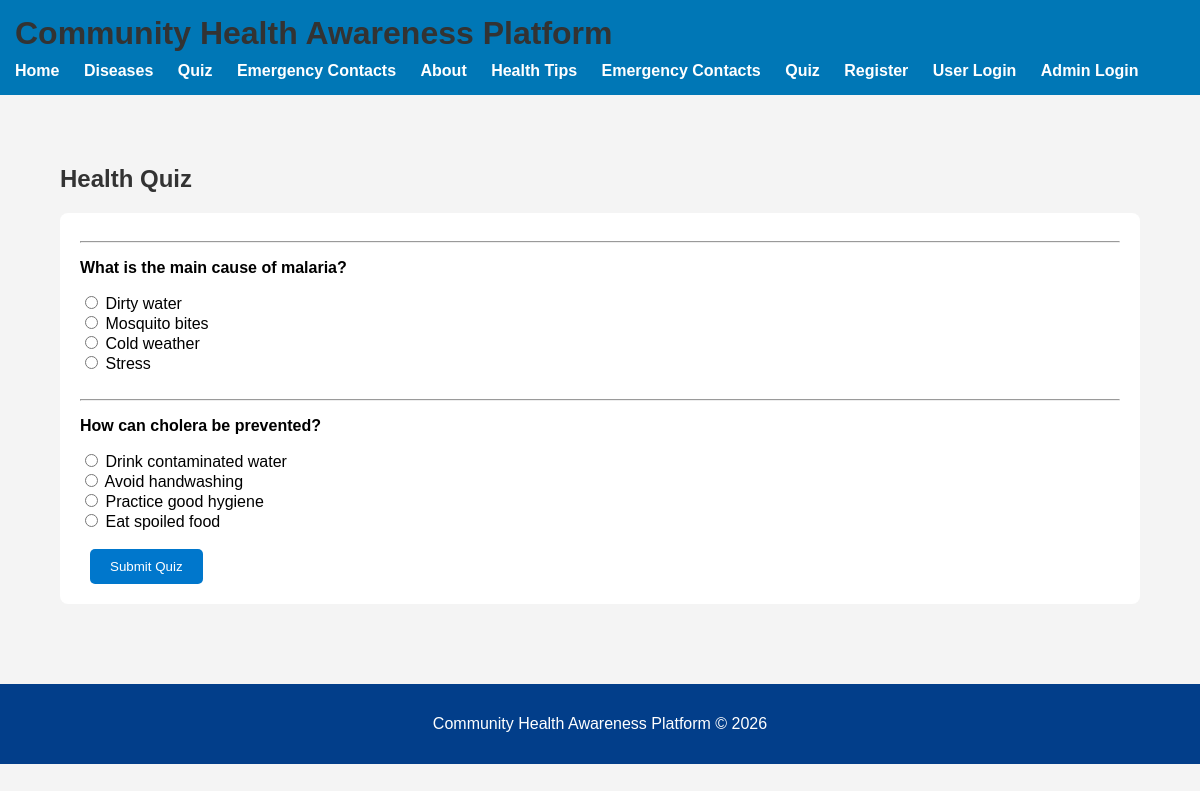
Screenshot of /quiz.php with the database file from the repository.
### tables this page shows
CREATE TABLE `quiz_questions` (
  `id` int(11) NOT NULL,
  `question` text NOT NULL,
  `option_a` varchar(255) NOT NULL,
  `option_b` varchar(255) NOT NULL,
  `option_c` varchar(255) NOT NULL,
  `correct_answer` char(1) NOT NULL,
  `option_d` varchar(255) NOT NULL
);

### quiz.php (the view, shortened to what this page needs)
<?php
include 'includes/header.php';
include 'includes/db.php';
$result = $conn->query("SELECT * FROM quiz_questions");
?>
<h2>Health Quiz</h2>
<form method="POST">
<?php while($row = $result->fetch_assoc()){ ?>
<hr>
<p>
    <strong><?php echo $row['question']; ?></strong>
</p>
<input type="radio"
       name="question_<?php echo $row['id']; ?>"
       value="A"> <?php echo $row['option_a']; ?>
<br>
<input type="radio"
       name="question_<?php echo $row['id']; ?>"
       value="B"> <?php echo $row['option_b']; ?>
<br>
<input type="radio"
       name="question_<?php echo $row['id']; ?>"
       value="C"> <?php echo $row['option_c']; ?>
<br>
<input type="radio"
       name="question_<?php echo $row['id']; ?>"
       value="D"> <?php echo $row['option_d']; ?>
<br><br>
<?php } ?>
<button type="submit" name="submit_quiz">
    Submit Quiz
</button>
</form>
<?php
include 'includes/footer.php';
?>

### css/style.css (style rules this page uses)
body { font-family: Arial, sans-serif; margin: 0; padding: 0; background-color: #f4f6f9; }
h1,h2,h3 { color: #333; }
form { background: white; padding: 20px; border-radius: 8px; margin-bottom: 20px; }
button { background-color: #0077cc; color: white; border: none; padding: 10px 20px; border-radius: 5px; cursor: pointer; }
form button { margin-left: 10px; }

### includes/header.php (style rules this page uses)
body { margin:0; font-family: Arial, sans-serif; background:#f4f4f4; }

### rows the page displays
quiz_questions: question "What is the main cause of malaria?", option_a "Dirty water", option_b "Mosquito bites", option_c "Cold weather", option_d "Stress"
quiz_questions: question "How can cholera be prevented?", option_a "Drink contaminated water", option_b "Avoid handwashing", option_c "Practice good hygiene", option_d "Eat spoiled food"
